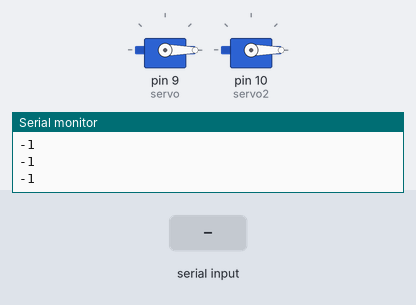
Recording of a sketch running on a simulated Arduino Uno, built with avr-gcc and run on an emulated ATmega328P. Shown: 2 × servo, the last lines printed to the serial monitor. Inputs (shaded band) come from the test bench.

Above: at 1.2 s.
1.3 s: byte 1 (1) received over Serial
At 1.8 s:
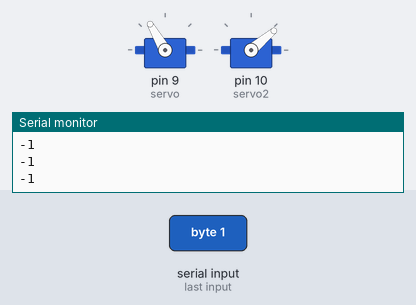
2.8 s: byte 2 (2) received over Serial
At 4.2 s:
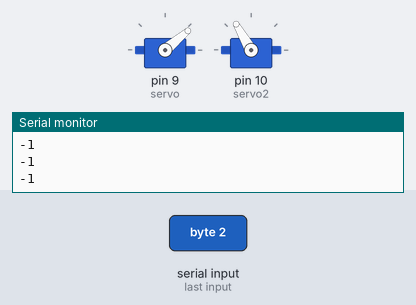
Timing chart, 0 to 5.8 s (numbered marks = the images above; inputs shaded):
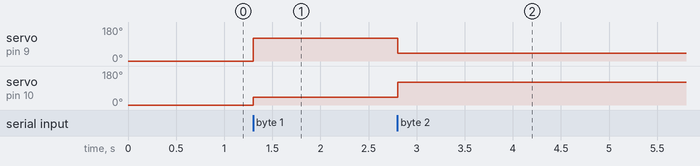

Measured:
- after the input at 1.3 s, servo on pin 9 (servo): 0° → 120° at once; servo on pin 10 (servo2): 0° → 40° at once
- after the input at 2.8 s, servo on pin 9 (servo): 120° → 40° at once; servo on pin 10 (servo2): 40° → 120° at once

The sketch:

ardu.ino
```cpp
#include <Servo.h>

Servo servo;
Servo servo2;

void setup() {
  servo.attach(9);
  servo.write(0);
  servo2.attach(10);
  servo2.write(0);
  Serial.begin(9600);
}

void loop() {
  int leido = Serial.read();
  Serial.println(leido);
  if (leido == 1) {
    servo.write(120);
    servo2.write(40);
  } else if (leido == 2) {
    servo.write(40);
    servo2.write(120);
  }

  delay(100);
}
```
